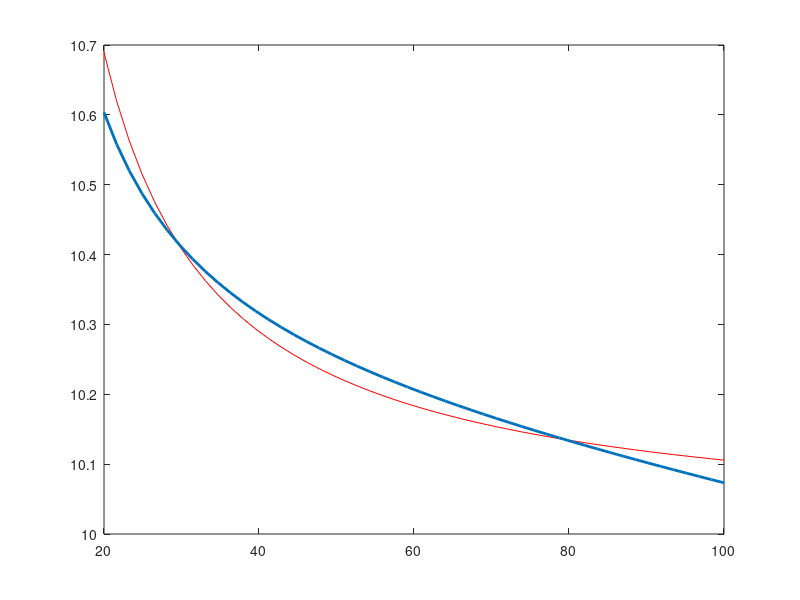

Recreate this plot in MATLAB. (Note: this script raises an error after producing the figure.)
close all

%  genererar data punkter
t = linspace(20,100,50);

% genererar exakt funktion  y=log(b) i data punkter

%y = log(A) + E*(1./(t-T0));

alfa = 1;
beta = 1;
gamma = 5;

y = 10^alfa*exp((alfa*beta)./(t-gamma));

%y = log(y)*gamma + alfa*log(10).*t  -alfa*log(10)*gamma + alfa*beta;

%init gissning
x0 = [0,0,0];

%definition av funktion som vi vill anpassa till mätningar i rhs
%fun = @(x)log(x(1)) + x(2)*(1./(t-x(3))) - rhs;

fun1 = @(x)log(y)*x(1) + x(2)*log(10)*t -  x(2)*log(10)*x(1) + x(2)*x(3) - y;

fun2 = @(x) 10^x(1)*exp((x(1)*x(2))./(t-x(3))) - y;

funy1 = @(x)log(y)*x(1) + x(2)*log(10)*t -  x(2)*log(10)*x(1) + x(2)*x(3);


 
funy2 = @(x)@(x) 10^x(1)*exp((x(1)*x(2))./(t-x(3)));

% lower band  för A,E,T0
%lb = [1/2,1/2,0.0];

% upper bound för A,E,T0
%ub = [2.0,3.0,400.0];

%x = lsqnonlin(fun,x0,lb,ub)
x1 = lsqnonlin(fun1,x0)
x2 = lsqnonlin(fun2,x0)
  
figure
 plot(t,y,'r-',t,funy1(x1),'LineWidth',2)
 hold on
  plot(t,funy2(x2),'b :','LineWidth',2)
xlabel('t')
  legend('Exact function', 'Computed function for linear problem','Computed function for nonlinear problem')

  title('Exam 1 2019')
